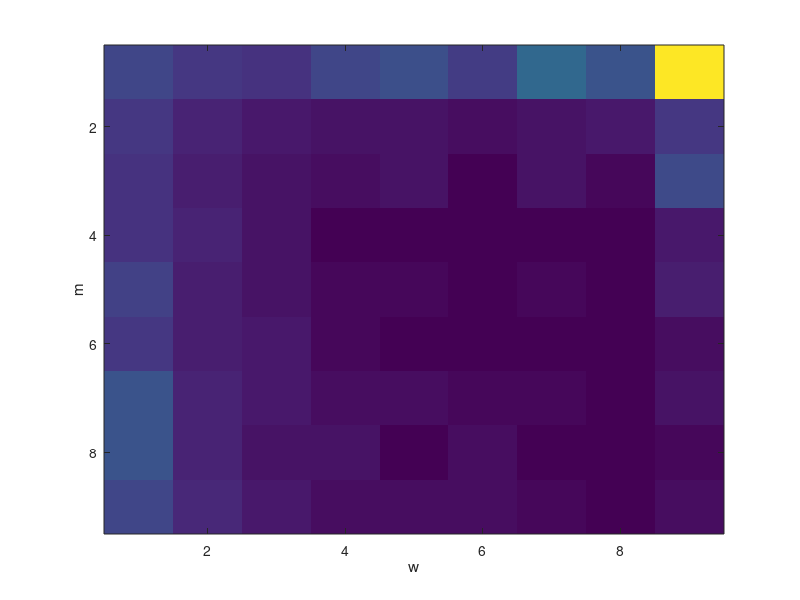

Reproduce this figure in MATLAB.
clear
load mnist_grid

wNs = unique(res(:,1));
mNs = unique(res(:,3));

min_ts = zeros(length(wNs),length(mNs));
for w = 1:length(wNs)
    for m = 1:length(mNs)
        [w m]
        
        tmp = res(res(:,1)==wNs(w) & res(:,3)==mNs(m),4);
        tmp2 = res(res(:,1)==wNs(w) & res(:,3)==mNs(m),5)
        if ~isempty(tmp)
            min_ts(w,m) = min(tmp);
            lam(w,m) = tmp2;
        else
            min_ts(w,m) = nan;
            lam(w,m) = nan;
        end
        
    end
end

imagesc((min_ts))
xlabel('w')
ylabel('m')